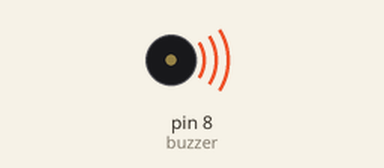
The sketch below on a simulated Arduino Uno, built with avr-gcc and run on an emulated ATmega328P. Parts: buzzer (waves = sounding).

Above: at 0.5 s.
Timing chart, 0 to 4.6 s (numbered marks = the images above):
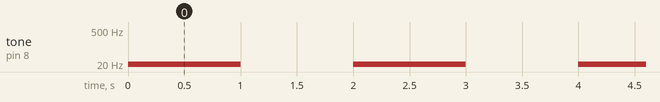

The sketch:

buzzer.ino
```cpp
int buzzer = 8;
void setup() {
  // put your setup code here, to run once:
  pinMode(buzzer,OUTPUT);
}

void loop() {
  // put your main code here, to run repeatedly:
  tone(buzzer,10);
  delay(1000);
  noTone(buzzer);
  delay(1000);
}

//tone(pin number,frequency, duration of time working)
```

Measured:
- by itself, tone on pin 8 (buzzer): alternates 10 Hz for 1.0 s and silent for 1.0 s
